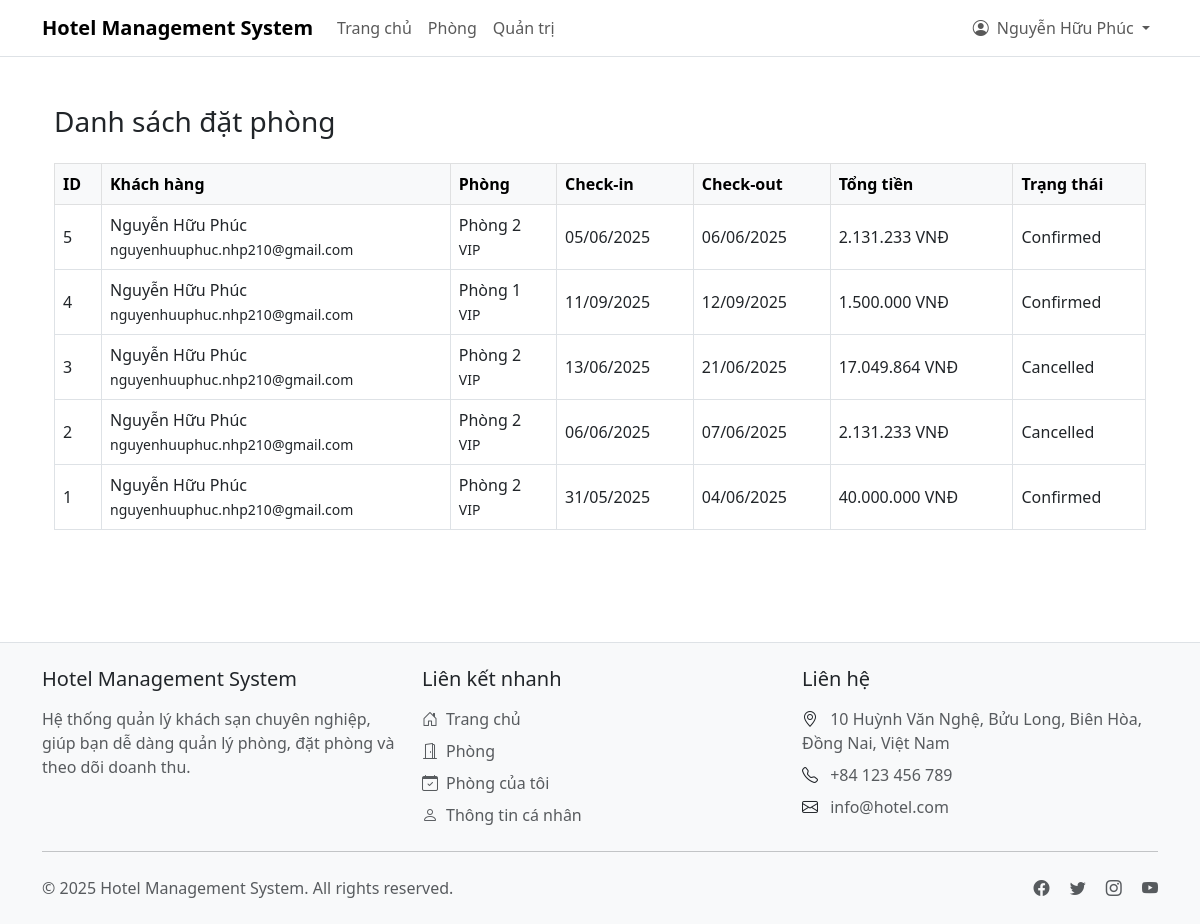
Page /admin/bookings.php (signed in) on the committed database.
### tables this page shows
CREATE TABLE `bookings` (
  `id` int(11) NOT NULL,
  `user_id` int(11) NOT NULL,
  `room_id` int(11) NOT NULL,
  `check_in` date NOT NULL,
  `check_out` date NOT NULL,
  `total_price` decimal(10,2) NOT NULL,
  `status` enum('pending','confirmed','cancelled','completed') DEFAULT 'pending',
  `special_requests` text DEFAULT NULL,
  `created_at` timestamp NOT NULL DEFAULT current_timestamp(),
  `updated_at` timestamp NOT NULL DEFAULT current_timestamp() ON UPDATE current_timestamp(),
  `notes` varchar(255) DEFAULT NULL
);

CREATE TABLE `users` (
  `id` int(11) NOT NULL,
  `email` varchar(255) NOT NULL,
  `password` varchar(255) NOT NULL,
  `name` varchar(100) NOT NULL,
  `is_admin` enum('admin','user') DEFAULT NULL,
  `created_at` timestamp NOT NULL DEFAULT current_timestamp(),
  `updated_at` timestamp NOT NULL DEFAULT current_timestamp() ON UPDATE current_timestamp(),
  `phone` int(11) DEFAULT NULL
);

CREATE TABLE `rooms` (
  `id` int(11) NOT NULL,
  `room_number` varchar(10) NOT NULL,
  `type` varchar(50) NOT NULL,
  `price_per_night` decimal(10,2) NOT NULL,
  `capacity` int(11) NOT NULL,
  `description` text DEFAULT NULL,
  `status` enum('available','occupied','maintenance') DEFAULT 'available',
  `created_at` timestamp NOT NULL DEFAULT current_timestamp(),
  `updated_at` timestamp NOT NULL DEFAULT current_timestamp() ON UPDATE current_timestamp(),
  `image` varchar(255) DEFAULT NULL
);

### config/Database.php (called while the page is built, shortened)
<?php
class Database {
    private static $instance = null;
    private $pdo;
    private function __construct() {
        try {
            $host = 'localhost';
            $dbname = 'hotel_management2';
            $username = 'root';
            $password = '';
            $this->pdo = new PDO(
                "mysql:host=$host;dbname=$dbname;charset=utf8mb4",
                $username,
                $password,
                [
                    PDO::ATTR_ERRMODE => PDO::ERRMODE_EXCEPTION,
                    PDO::ATTR_DEFAULT_FETCH_MODE => PDO::FETCH_ASSOC,
                    PDO::ATTR_EMULATE_PREPARES => false
                ]
            );
        } catch (PDOException $e) {
            error_log("Database connection failed: " . $e->getMessage());
            throw new Exception("Database connection failed");
        }
    }
    public static function getInstance() {
        if (self::$instance === null) {
            self::$instance = new self();
        }
        return self::$instance;
    }
    public function getConnection() {
        return $this->pdo;
    }
}

### classes/Booking.php (called while the page is built, shortened)
<?php
class Booking {
    private $db;
    public function __construct() {
        $this->db = Database::getInstance()->getConnection();
    }
    public function getAllBookings($limit = null)
    {
        try {
            $sql = "
                SELECT b.*, r.room_number, r.type, u.name, u.email
                FROM bookings b
                INNER JOIN rooms r ON b.room_id = r.id
                INNER JOIN users u ON b.user_id = u.id
                ORDER BY b.created_at DESC
            ";
            $stmt = $this->db->prepare($sql);
            $stmt->execute();
            return $stmt->fetchAll(PDO::FETCH_ASSOC) ?: [];
        } catch (PDOException $e) {
            error_log("Error getting all bookings: " . $e->getMessage());
            return [];
        }
    }
}

### admin/bookings.php (the view, shortened to what this page needs)
<?php
require_once '../includes/header.php';
require_once '../classes/Booking.php';
$booking = new Booking();
$bookings = $booking->getAllBookings();
?>
<div class="container-fluid py-4">
    <h1 class="h3 mb-4">Danh sách đặt phòng</h1>
    <div class="table-responsive">
        <table class="table table-bordered table-hover">
            <thead class="table-light">
                <tr>
                    <th>ID</th>
                    <th>Khách hàng</th>
                    <th>Phòng</th>
                    <th>Check-in</th>
                    <th>Check-out</th>
                    <th>Tổng tiền</th>
                    <th>Trạng thái</th>
                </tr>
            </thead>
            <tbody>
                <?php foreach ($bookings as $booking): ?>
                    <tr>
                        <td><?= $booking['id'] ?></td>
                        <td><?= htmlspecialchars($booking['name']) ?> <br>
                            <small><?= htmlspecialchars($booking['email']) ?></small>
                        </td>
                        <td>Phòng <?= htmlspecialchars($booking['room_number']) ?> <br>
                            <small><?= htmlspecialchars($booking['type']) ?></small>
                        </td>
                        <td><?= date('d/m/Y', strtotime($booking['check_in'])) ?></td>
                        <td><?= date('d/m/Y', strtotime($booking['check_out'])) ?></td>
                        <td><?= number_format($booking['total_price'], 0, ',', '.') ?> VNĐ</td>
                        <td><?= ucfirst($booking['status']) ?></td>
                    </tr>
                <?php endforeach; ?>
            </tbody>
        </table>
    </div>
</div>
<?php require_once '../includes/footer.php'; ?>

### includes/header.php (style rules this page uses)
.table th { font-weight: 600; background-color: #f8f9fa; }
.table td { vertical-align: middle; }

### rows in the picture
bookings: id "5", user.name "Nguyễn Hữu Phúc", user.email "nguyenhuuphuc.nhp210@gmail.com", room.room_number "2", room.type "VIP", check_in "05/06/2025", check_out "06/06/2025", total_price "2.131.233", status "Confirmed"
bookings: id "4", user.name "Nguyễn Hữu Phúc", user.email "nguyenhuuphuc.nhp210@gmail.com", room.room_number "1", room.type "VIP", check_in "11/09/2025", check_out "12/09/2025", total_price "1.500.000", status "Confirmed"
bookings: id "3", user.name "Nguyễn Hữu Phúc", user.email "nguyenhuuphuc.nhp210@gmail.com", room.room_number "2", room.type "VIP", check_in "13/06/2025", check_out "21/06/2025", total_price "17.049.864", status "Cancelled"
bookings: id "2", user.name "Nguyễn Hữu Phúc", user.email "nguyenhuuphuc.nhp210@gmail.com", room.room_number "2", room.type "VIP", check_in "06/06/2025", check_out "07/06/2025", total_price "2.131.233", status "Cancelled"
bookings: id "1", user.name "Nguyễn Hữu Phúc", user.email "nguyenhuuphuc.nhp210@gmail.com", room.room_number "2", room.type "VIP", check_in "31/05/2025", check_out "04/06/2025", total_price "40.000.000", status "Confirmed"

### other values in the picture
SITE_NAME "Hotel Management System"
$_SESSION['user']['name'] "Nguyễn Hữu Phúc"
